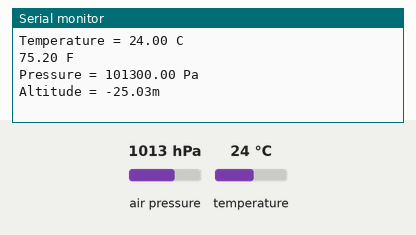
This sketch was run on a simulated Arduino Uno, built with avr-gcc and run on an emulated ATmega328P. On the bench: the last lines printed to the serial monitor. Inputs (shaded band) come from the test bench; at power-on: air pressure 1013 hPa, temperature 24 °C.

Above: at 1.2 s.
1.3 s: air pressure set to 952 hPa
At 4.5 s:
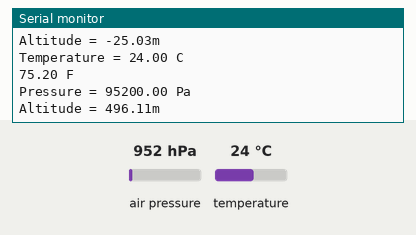
4.8 s: temperature set to 12 °C
At 7.9 s:
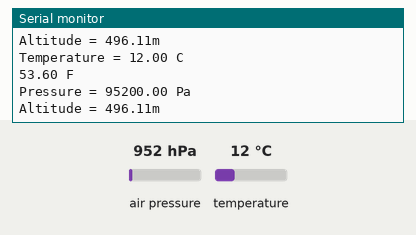
8.3 s: air pressure set to 975 hPa
At 11.1 s:
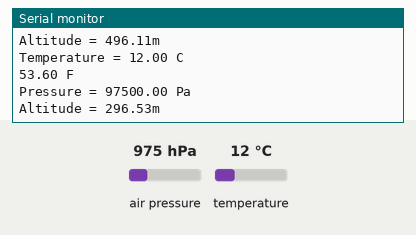
Timing chart, 0 to 12.6 s (numbered marks = the images above; inputs shaded):
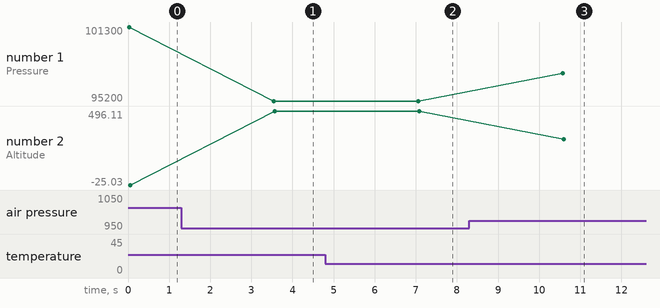

The sketch:

barometroSerial.ino
```cpp
//#include "Adafruit_BMP280.h"
#include <Adafruit_BMP280.h>

Adafruit_BMP280 bmp;
float seaLevelPressure = 1010.0;
bool showAlti = true;

void setup() {

  Serial.begin(9600);

  //display.begin(SSD1306_SWITCHCAPVCC, 0x3C);

  //display.setTextSize(2);
  //display.setTextColor(WHITE);

  bmp.begin(0x76);
}

void loop() {

  showAlti = !showAlti;

  Serial.print("Temperature = ");
  Serial.print(bmp.readTemperature());
  Serial.println(" C");

  Serial.print((bmp.readTemperature() * 9.0) / 5.0 + 32);
  Serial.println(" F");

  Serial.print("Pressure = ");
  Serial.print(bmp.readPressure());
  Serial.println(" Pa");

  float alti = bmp.readAltitude(seaLevelPressure);

  Serial.print("Altitude = ");
  Serial.print(alti);
  Serial.println("m");

  Serial.println();

  //display.clearDisplay();

  delay(3500);
}
```

Measured:
- after the input at 1.3 s, the serial monitor: prints a new line after 2.2 s (image 1)
- after the input at 4.8 s, the serial monitor: prints a new line after 2.2 s (image 2)
- after the input at 8.3 s, the serial monitor: prints a new line after 2.3 s (image 3)
- plotted number 1: 101300 → 95200 after the input at 1.3 s, 95200 → 97500 after the input at 8.3 s
- plotted number 2: -25.03 → 496.11 after the input at 1.3 s, 496.11 → 296.53 after the input at 8.3 s
